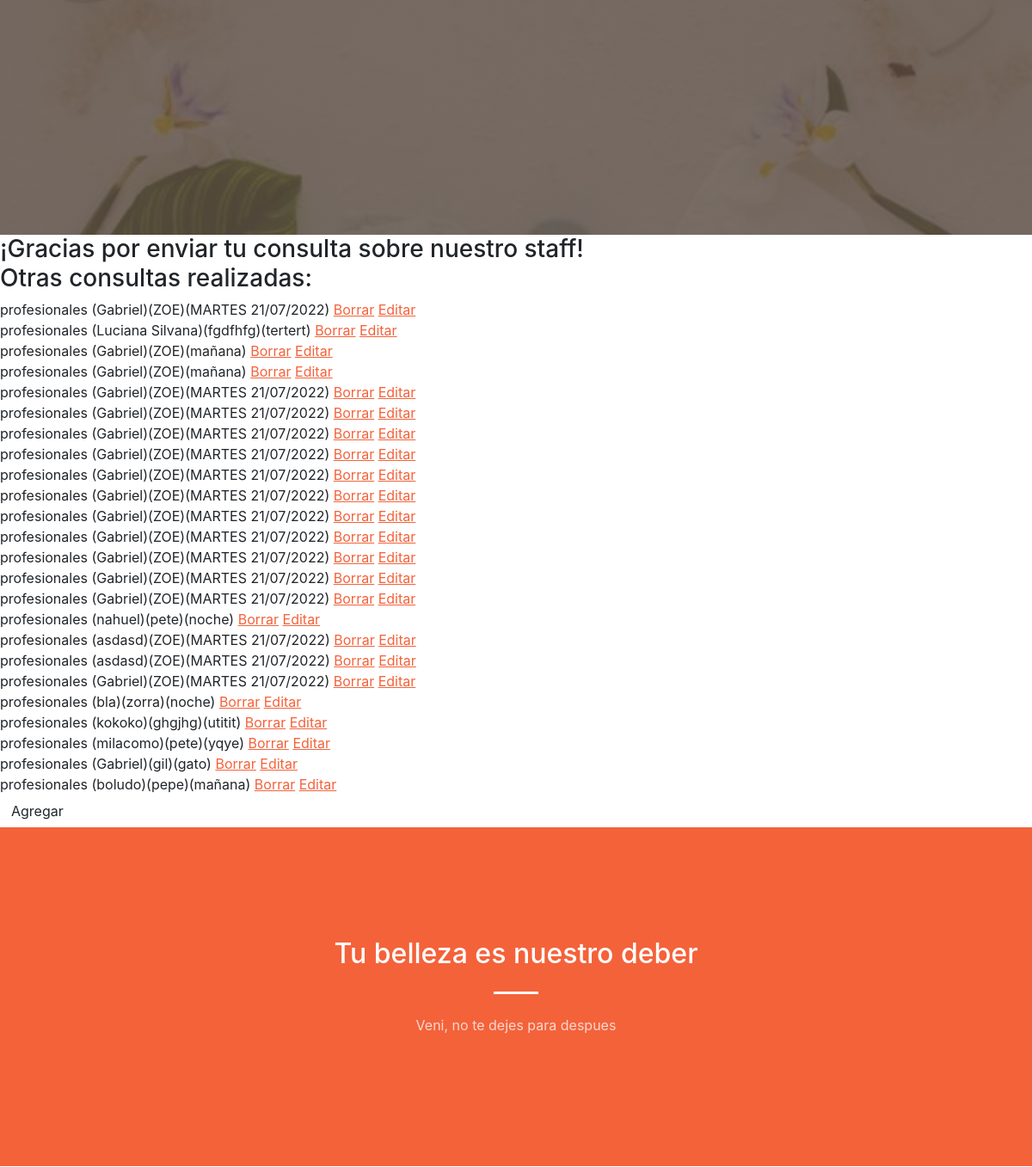
Page /inicio/profesionales (middle part) on the earlier database version.
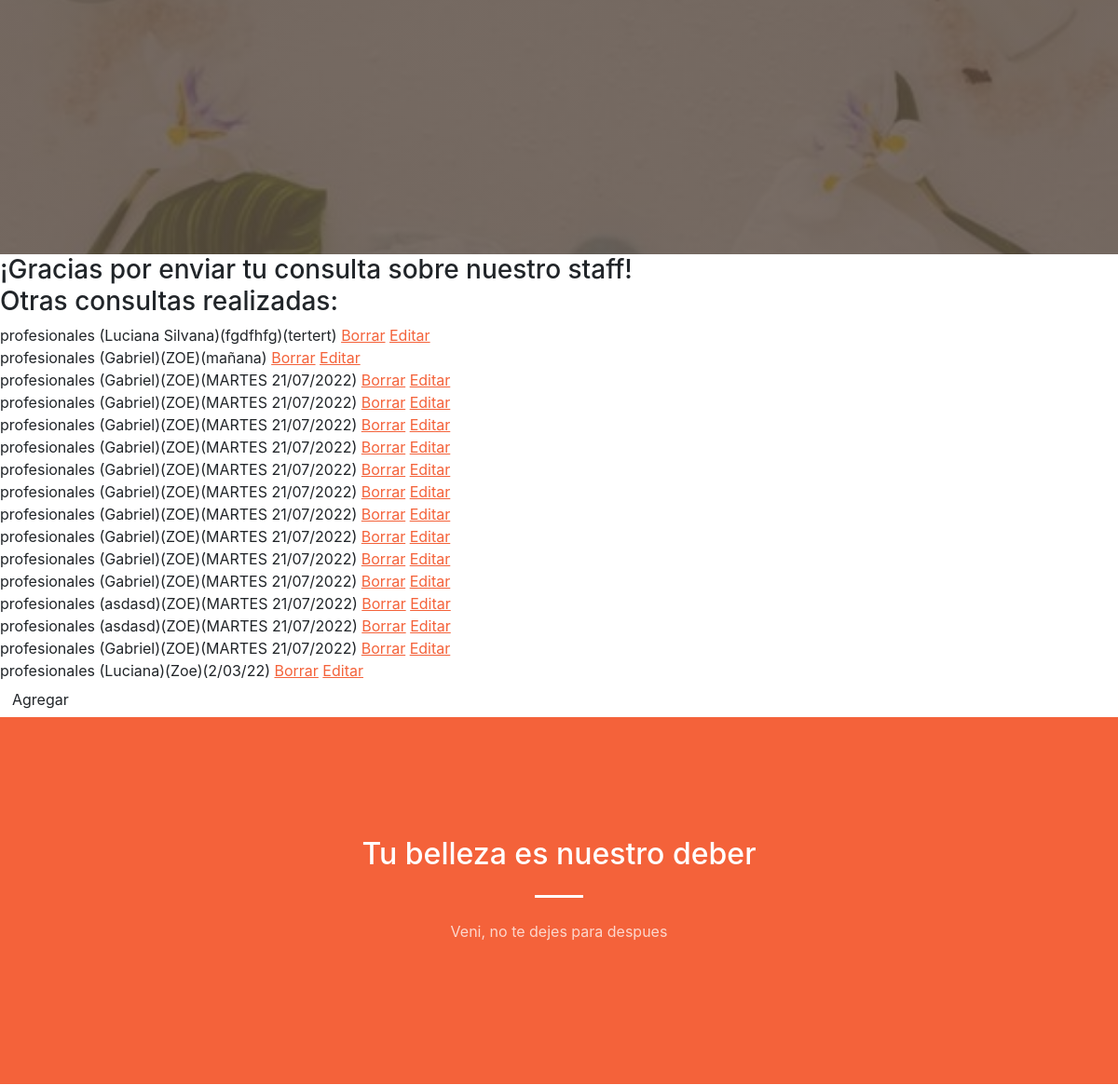
Same page on the later database version.
### AppCoder/models.py (models this page shows)
class Profesionales(Model):
    nombre = CharField(max_length=40)
    nombreDeProfesional = CharField(max_length=40)
    turno = CharField(max_length=40)  #turno tarde o turno mañana
    def __str__ (self) -> str: #formulario
        return f'profesionales ({self.nombre})({self.nombreDeProfesional})({self.turno})'

### AppCoder/views.py (the view)
# urls.py: path('profesionales', ProfesionalesListView.as_view(), name='profesionales'),
class ProfesionalesListView(AvatarView, ListView):
     model =  Profesionales
     template_name = "AppCoder/profesionales.html"
     context_object_name = 'profesionales'

### AppCoder/views.py (called while the page is built)
      def get_context_data(self, **kwargs):
          contexto = super().get_context_data(**kwargs)
          if self.request.user.is_authenticated:
              contexto['avatar_url'] = Avatar.objects.filter(user=self.request.user).last().imagen.url
          return contexto

### templates/AppCoder/profesionales.html (shortened to what this page needs)
{% extends 'AppCoder/padre.html' %}
{% block contenidoQueCambia %}
    <h3> ¡Gracias por enviar tu consulta sobre nuestro staff!
        <br>
        Otras consultas realizadas:
        <br>
    </h3>
    {% for profesionales in profesionales %}
        {{ profesionales }}
        <a href="{% url 'profesionales_delete' profesionales.id %}">Borrar</a>
        <a href="{% url 'profesionales_update' profesionales.id %}">Editar</a>
        <br>
    {% endfor %}
         <a class="btn -primary" href="{% url 'profesionales_formulario' %}">Agregar<a/>
{% endblock %}

### templates/AppCoder/padre.html (shortened to what this page needs)
<!DOCTYPE html>
<html lang="en">
    <head>
    {% load static %}
        <link href="https://cdn.jsdelivr.net/npm/bootstrap-icons@1.5.0/font/bootstrap-icons.css" rel="stylesheet" />
        <link href="https://cdnjs.cloudflare.com/ajax/libs/SimpleLightbox/2.1.0/simpleLightbox.min.css" rel="stylesheet" />
        <link href="{% static 'AppCoder/css/styles.css' %}" rel="stylesheet" />
    </head>
    <body id="page-top">
        <header class="masthead">
            <div class="container px-4 px-lg-5 h-100">
                <div class="row gx-4 gx-lg-5 h-100 align-items-center justify-content-center text-center">
                    <div class="col-lg-8 align-self-baseline">
                    </div>
                </div>
            </div>
        </header>
        {% block contenidoQueCambia %}{% endblock %}
        <section class="page-section bg-primary" id="about">
            <div class="container px-4 px-lg-5">
                <div class="row gx-4 gx-lg-5 justify-content-center">
                    <div class="col-lg-8 text-center">
                        <h2 class="text-white mt-0">Tu belleza es nuestro deber</h2>
                        <hr class="divider divider-light" />
                        <p class="text-white-75 mb-4">Veni, no te dejes para despues</p>
                    </div>
                </div>
            </div>
        </section>
    </body>
</html>

Differences in the rows shown:
removed Profesionales: nombre+nombreDeProfesional+turno "profesionales (Gabriel)(ZOE)(MARTES 21/07/2022)"
removed Profesionales: nombre+nombreDeProfesional+turno "profesionales (Gabriel)(ZOE)(mañana)"
removed Profesionales: nombre+nombreDeProfesional+turno "profesionales (Gabriel)(ZOE)(MARTES 21/07/2022)"
removed Profesionales: nombre+nombreDeProfesional+turno "profesionales (nahuel)(pete)(noche)"
removed Profesionales: nombre+nombreDeProfesional+turno "profesionales (bla)(zorra)(noche)"
removed Profesionales: nombre+nombreDeProfesional+turno "profesionales (kokoko)(ghgjhg)(utitit)"
removed Profesionales: nombre+nombreDeProfesional+turno "profesionales (milacomo)(pete)(yqye)"
removed Profesionales: nombre+nombreDeProfesional+turno "profesionales (Gabriel)(gil)(gato)"
removed Profesionales: nombre+nombreDeProfesional+turno "profesionales (boludo)(pepe)(mañana)"
added Profesionales: nombre+nombreDeProfesional+turno "profesionales (Luciana)(Zoe)(2/03/22)"
